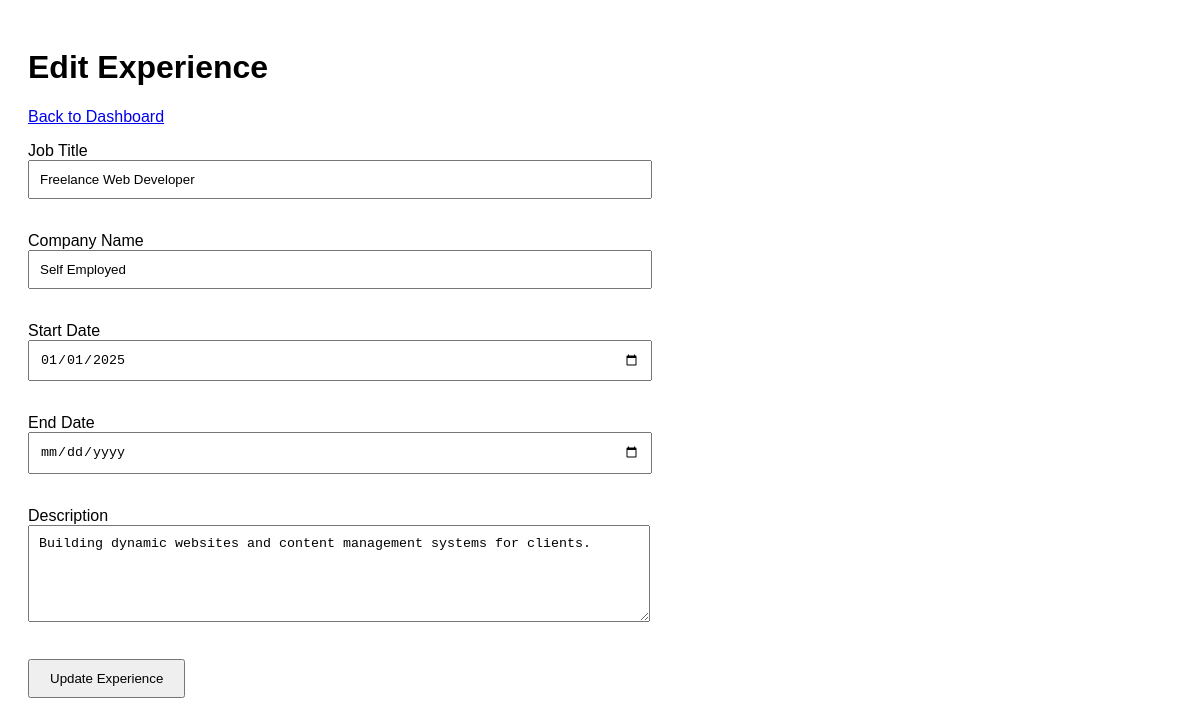
Page /edit_experience.php?id=6 (signed in) on the committed database.
### tables this page shows
CREATE TABLE `experience` (
  `id` int(11) NOT NULL,
  `job_title` varchar(100) NOT NULL,
  `company_name` varchar(100) NOT NULL,
  `start_date` date NOT NULL,
  `end_date` date DEFAULT NULL,
  `description` text NOT NULL
);

### edit_experience.php (the view, shortened to what this page needs)
<?php
include 'db.php';
$id = intval($_GET['id']);
$stmt = $conn->prepare("SELECT * FROM experience WHERE id = ?");
$stmt->bind_param("i", $id);
$stmt->execute();
$result = $stmt->get_result();
$row = $result->fetch_assoc();
?>
<!DOCTYPE html>
<html>
<head>
    <link rel="stylesheet" href="css/form.css">
</head>
<body>
<h1>Edit Experience</h1>
<p>
    <a href="admin.php">Back to Dashboard</a>
</p>
<form method="POST">
<label>Job Title</label><br>
<input
    type="text"
    name="job_title"
    value="<?php echo htmlspecialchars($row['job_title']); ?>"
    required>
<br><br>
<label>Company Name</label><br>
<input
    type="text"
    name="company_name"
    value="<?php echo htmlspecialchars($row['company_name']); ?>"
    required>
<br><br>
<label>Start Date</label><br>
<input
    type="date"
    name="start_date"
    value="<?php echo $row['start_date']; ?>"
    required>
<br><br>
<label>End Date</label><br>
<input
    type="date"
    name="end_date"
    value="<?php echo $row['end_date']; ?>">
<br><br>
<label>Description</label><br>
<textarea
    name="description"
    rows="5"
    cols="50"
    required><?php echo htmlspecialchars($row['description']); ?></textarea>
<br><br>
<button type="submit" name="update">
    Update Experience
</button>
</form>
</body>
</html>

### css/form.css (style rules this page uses)
body { font-family:Arial,sans-serif; padding:20px; }
form { max-width:600px; }
input, textarea { width:100%; padding:10px; margin-bottom:15px; }
button { padding:10px 20px; }

### rows in the picture
experience: job_title "Freelance Web Developer", company_name "Self Employed", start_date "01/01/2025", description "Building dynamic websites and content management systems for clients."
